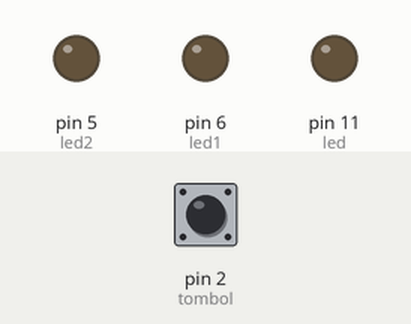
Simulated run of this sketch. Board: Arduino Uno, built with avr-gcc and run on an emulated ATmega328P. Parts: output pins drawn as LEDs (lit = HIGH). The test bench sets the inputs (shaded band); at power-on: pin 2 (tombol) HIGH.

Above: at 1.2 s.
1.3 s: pin 2 (tombol) pulled LOW for 0.15 s
At 1.37 s:
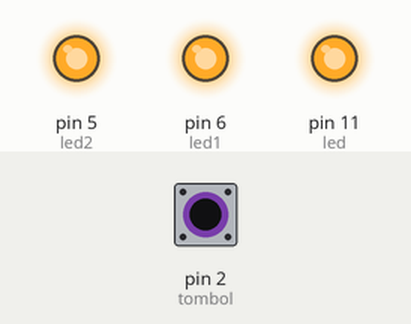
2.9 s: pin 2 (tombol) pulled LOW for 1 s
At 4.9 s:
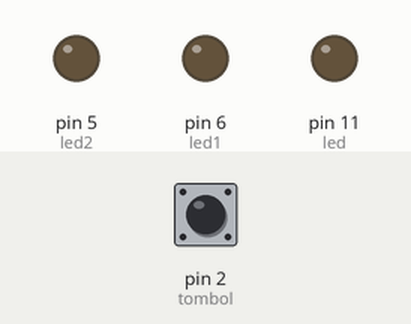
5.4 s: pin 2 (tombol) pulled LOW for 3.2 s
At 6.1 s:
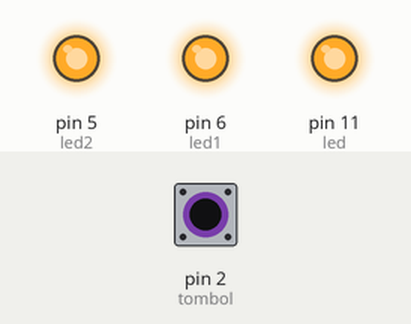
Timing chart, 0 to 10.1 s (numbered marks = the images above; inputs shaded):
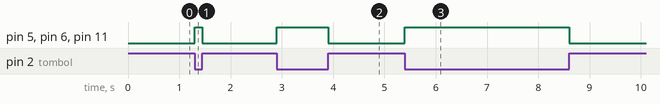

Measured:
- after the input at 1.3 s, pin 5 (led2), pin 6 (led1), pin 11 (led): LOW → HIGH at once, → LOW 0.15 s later
- after the input at 2.9 s, pin 5 (led2), pin 6 (led1), pin 11 (led): LOW → HIGH at once, → LOW 1.0 s later
- after the input at 5.4 s, pin 5 (led2), pin 6 (led1), pin 11 (led): LOW → HIGH at once, → LOW 3.2 s later

The sketch:

4_C_1.ino
```cpp
int led=11;
int led1=6;
int led2=5;
int tombol=2;
void setup(){ pinMode(led,OUTPUT); pinMode (led1,OUTPUT);
pinMode (led2,OUTPUT); pinMode(tombol,INPUT);
}
void loop(){
if(digitalRead(tombol)==LOW){ digitalWrite(led,HIGH);
} else{
digitalWrite(led,LOW);
}
if(digitalRead(tombol)==LOW){ digitalWrite(led1,HIGH);
} else{
digitalWrite(led1,LOW);
}
if(digitalRead(tombol)==LOW){ digitalWrite(led2,HIGH);
} else{
digitalWrite(led2,LOW);
}
}
```
